Frame 1 (no input): blank canvas, image omitted
Frame 60 (the mouse pressed at the canvas centre just before this capture): blank canvas, image omitted
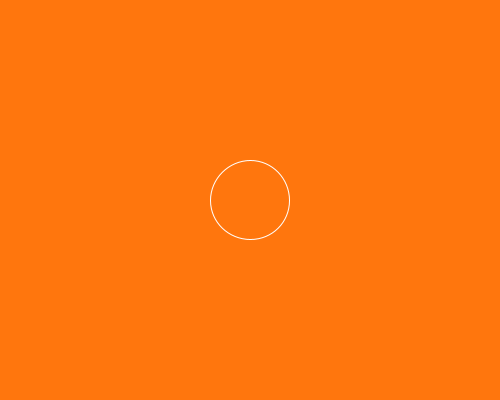
Frame 120 (the mouse held since frame 60 and released just before this capture)

The Processing sketch whose frames 1 and 60 were blank and that drew this single picture after the mouse press (run headless with seeded random() and noise(); from frame 60 on, the mouse is pressed at the canvas centre):

// Processing sketch: updateImageWithCopy
// ── updateImageWithCopy.pde
PImage back;

void setup() {
  size(500, 400);
  background(#FF760D);
  noFill();
  stroke(255);
  back = copy();
}

float d = 20;

void draw() {
  background(back);
  ellipse(mouseX, mouseY, d, d);
  
  if(mousePressed) {
    d++;
  }
}

void mouseReleased() {
  back = copy();
  d = 20;
}
